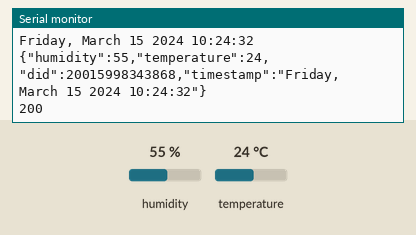
A program run on a simulated ESP32. Parts: the last lines printed to the serial monitor. The inputs (shaded band) are chosen by the test bench; at power-on: humidity 55 %, temperature 24 °C. Uploads are accepted with an empty reply; the local clock reads 2024-03-15 10:24:30 at power-on unless the program sets it.

Above: at 3.5 s.
3.6 s: humidity set to 22 %
At 4.72 s:
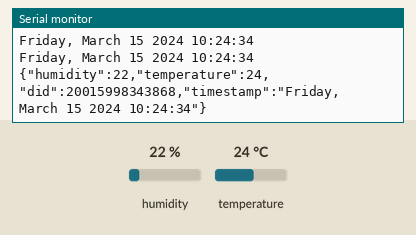
6.5 s: temperature set to 12 °C
At 7.7 s:
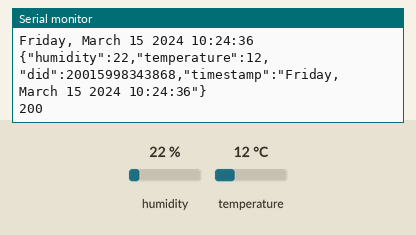
9.4 s: humidity set to 40 %
At 12.2 s:
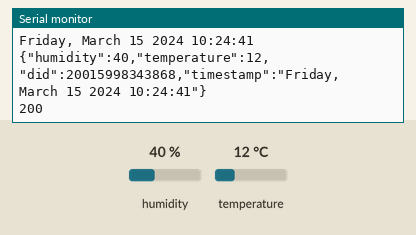
Timing chart, 0 to 13.7 s (numbered marks = the images above; inputs shaded):
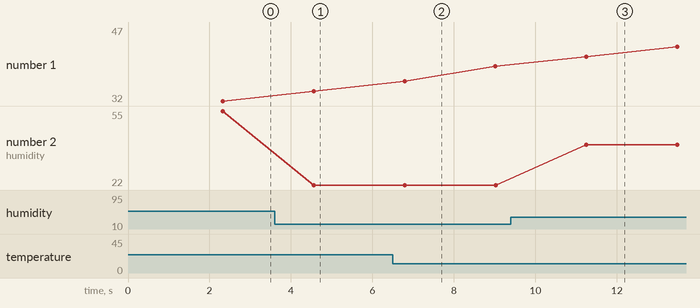

Measured:
- after the input at 3.6 s, the serial monitor: prints a new line after 0.96 s (image 1)
- after the input at 6.5 s, the serial monitor: prints a new line after 0.29 s (image 2)
- after the input at 9.4 s, the serial monitor: prints a new line after 1.9 s (image 3)
- plotted number 2: 55 → 22 after the input at 3.6 s, 22 → 40 after the input at 9.4 s

The program:

main.cpp
```cpp
#include "config.h"
// #include "esp_sleep.h"
// #include "esp_system.h"


const uint64_t chipId = ESP.getEfuseMac();
uint8_t retries = 0;


WifiConfiguration Wifi(SSID, PASSWORD);
AgriArenaClient Client;
Sensors Sensor(DHT_PIN, DHT_TYPE);

IPAddress IP = Wifi.getIP();

void setup() {
    Serial.begin(115200);
    // configureLED(LED);
    // pinMode(SWITCH, INPUT);

    Serial.println("Starting...");
    // setColor(10, 0, 0); setColor(0, 10, 0); setColor(0, 0, 10);

    if (!Wifi.config(R)) { return; }
    Client.config(ENDPOINT, TLS_CERTIFICATE);
}

bool isPressed = false;
unsigned long pressTime = 0;

void loop() {
    // if (Wifi.isAlive(R)) {
    //     if (digitalRead(SWITCH) == HIGH) {
    //         if (!isPressed) {
    //             pressTime = millis();
    //             Sensor.read();
    //             Client.send(Sensor.get(), chipId, IP);
    //         }
    //     }
    // } else if (!Wifi.isAlive(R) && retries < 2){
    //     Serial.println("WiFi Disconnected");
    //     retries++;
    //     IP = Wifi.reconnect(R);
    // }

    Serial.print("Length = ");
    Serial.println(ENDPOINT.length());

    if(ENDPOINT == "INVALID_URL") {
        Serial.print("Endpoint = ");
        Serial.println(ENDPOINT);
    }

    if (!Wifi.isAlive(R)) {
        Serial.println("Wifi Disconnectd");
    }

    Sensor.read();
    Client.send(Sensor.get(), chipId, IP);
    delay(2000);

}
```

config.h
```cpp
#include <Arduino.h>

#include "AgriArenaClient.h"
#include "WifiConfiguration.h"
#include "Sensors.h"

// #include "RGB_LED.cpp"


#define SWITCH 5
#define DHT_PIN 15
#define DHT_TYPE DHT11

const String SSID = "Jay_Airtel";
const String PASSWORD = "Sat#3Dec@2023";
const String ENDPOINT = "http://192.168.1.7:3000/api/iot";

const char *TLS_CERTIFICATE = R"KEY(

)KEY";


const uint8_t R = 15;
// const uint8_t G = 14;
// const uint8_t B = 13;
// uint8_t LED[3] = {15, 14, 13};
```
